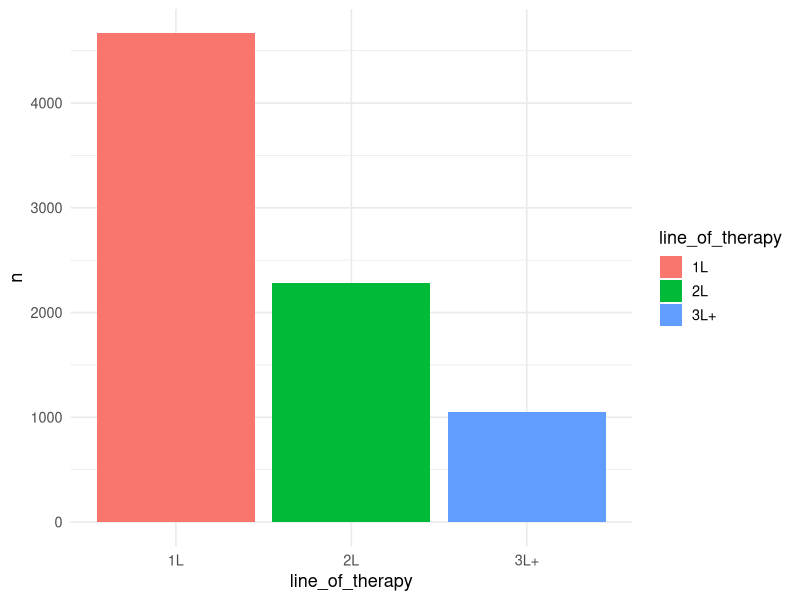
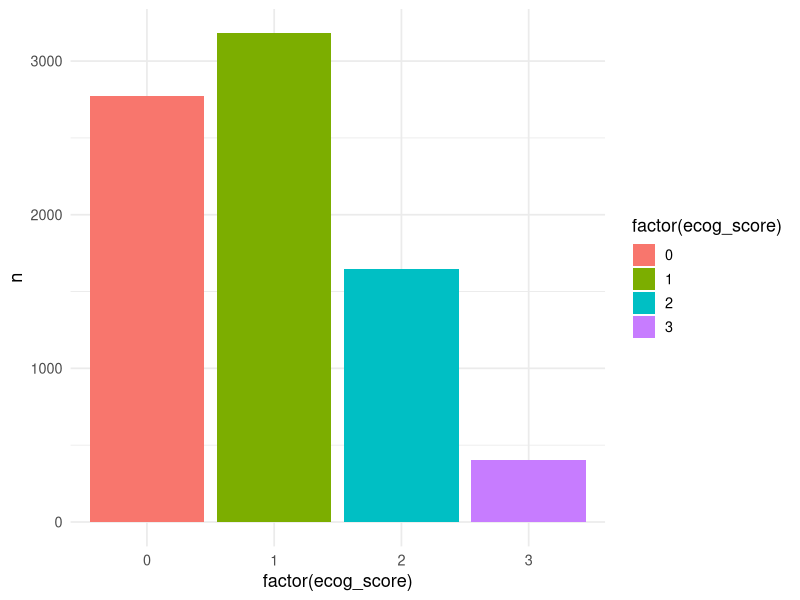

These charts were generated, in order, by the following R code:

# =============================================================================
# ClinicalRWE: 01_simulate_data.R
# Simulated oncology RWE cohort generation
# =============================================================================

library(tidyverse)

dir.create("data", showWarnings = FALSE)
dir.create("outputs", showWarnings = FALSE)
dir.create("plots", showWarnings = FALSE)

set.seed(42)

N <- 8000
max_followup <- 48

cohort <- tibble(
  patient_id = paste0("PT", str_pad(1:N, 5, pad = "0")),
  age = round(rnorm(N, 64, 10)),
  sex = sample(c("Male","Female"), N, TRUE),
  race_ethnicity = sample(c("White","Black","Hispanic","Asian","Other"),
                          N, TRUE, prob = c(0.58,0.16,0.14,0.08,0.04)),
  insurance_type = sample(c("Commercial","Medicare","Medicaid"),
                           N, TRUE, prob = c(0.42,0.44,0.14)),
  ecog_score = sample(0:3, N, TRUE, prob = c(0.35,0.40,0.20,0.05)),
  biomarker_positive = rbinom(N, 1, 0.38),
  line_of_therapy = sample(c("1L","2L","3L+"),
                            N, TRUE, prob = c(0.58,0.29,0.13)),
  smoking_status = sample(c("Never","Former","Current"),
                           N, TRUE, prob = c(0.52,0.33,0.15)),
  bmi = round(rnorm(N, 28, 5), 1),
  poverty_pct = round(runif(N, 0, 1), 3),
  charlson_index = rpois(N, 2)
)

therapy_logit <- with(cohort,
  -0.8 +
  0.6 * biomarker_positive -
  0.25 * ecog_score -
  0.20 * (line_of_therapy == "3L+") -
  0.12 * poverty_pct
)

cohort$preventive_therapy <- rbinom(N, 1, plogis(therapy_logit))

prog_hazard <- with(cohort,
  exp(
    -0.42 * preventive_therapy +
    0.20 * ecog_score +
    0.08 * charlson_index +
    0.15 * (smoking_status == "Current")
  )
)

tox_hazard <- with(cohort,
  exp(
    0.25 * preventive_therapy +
    0.18 * ecog_score
  )
)

progression_time <- rweibull(N, shape = 1.3,
                             scale = 30 / prog_hazard)

discontinuation_time <- rweibull(N, shape = 1.1,
                                 scale = 42 / tox_hazard)

cohort <- cohort %>%
  mutate(
    observed_time = pmin(progression_time,
                         discontinuation_time,
                         max_followup),

    event_type = case_when(
      progression_time <= discontinuation_time &
      progression_time <= max_followup ~ 1,

      discontinuation_time < progression_time &
      discontinuation_time <= max_followup ~ 2,

      TRUE ~ 0
    ),

    disease_progression = as.integer(event_type == 1),
    treatment_discontinuation = as.integer(event_type == 2)
  )

# Missingness
set.seed(99)

cohort <- cohort %>%
  mutate(
    biomarker_positive = ifelse(runif(N) < 0.10, NA, biomarker_positive),
    bmi = ifelse(runif(N) < 0.08, NA, bmi),
    charlson_index = ifelse(runif(N) < 0.07, NA, charlson_index),
    poverty_pct = ifelse(runif(N) < 0.06, NA, poverty_pct)
  )

claims <- cohort %>%
  transmute(
    patient_id,
    ed_visits = rpois(N, 1.6 + 0.3 * ecog_score),
    outpatient_visits = rpois(N, 5 + preventive_therapy),
    total_cost = round(rlnorm(N, 9.5, 0.6), 2)
  )

write_csv(cohort, "data/cohort.csv")
write_csv(claims, "data/claims.csv")

p1 <- cohort %>%
  count(line_of_therapy) %>%
  ggplot(aes(x = line_of_therapy, y = n, fill = line_of_therapy)) +
  geom_col() +
  theme_minimal(base_size = 13)

ggsave("plots/line_of_therapy.png", p1, width = 6, height = 4)

p2 <- cohort %>%
  count(ecog_score) %>%
  ggplot(aes(x = factor(ecog_score), y = n, fill = factor(ecog_score))) +
  geom_col() +
  theme_minimal(base_size = 13)

ggsave("plots/ecog_distribution.png", p2, width = 6, height = 4)
